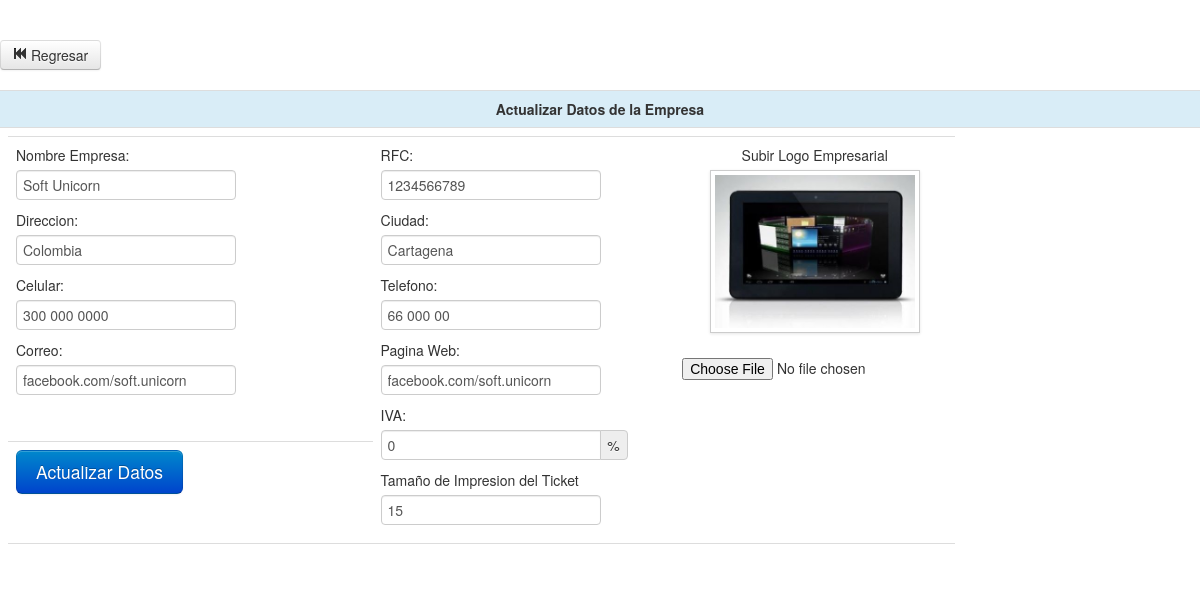
The page /dato_empresa.php (signed in) on the database its author committed.
### tables this page shows
CREATE TABLE IF NOT EXISTS `empresa` (
  `id` int(255) NOT NULL,
  `empresa` varchar(255) NOT NULL,
  `nit` varchar(255) NOT NULL,
  `direccion` varchar(255) NOT NULL,
  `ciudad` varchar(255) NOT NULL,
  `tel1` varchar(255) NOT NULL,
  `tel2` varchar(255) NOT NULL,
  `web` varchar(255) NOT NULL,
  `correo` varchar(255) NOT NULL,
  `iva` varchar(255) NOT NULL,
  `tamano` varchar(255) NOT NULL
);

### dato_empresa.php (the view, shortened to what this page needs)
<?php
			$can=mysql_query("SELECT * FROM empresa where id=1");
			if($dato=mysql_fetch_array($can)){
				$empresa=$dato['empresa'];
				$nit=$dato['nit'];
				$direccion=$dato['direccion'];
				$ciudad=$dato['ciudad'];
				$tel1=$dato['tel1'];
				$tel2=$dato['tel2'];
				$web=$dato['web'];
				$correo=$dato['correo'];
				$tamano=$dato['tamano'];
				if(empty($dato['iva'])){
					$iva="0";
				}else{
					$iva=$dato['iva'];
				}
			}
?>
<!DOCTYPE html>
<html lang="en">
<head>
    <link href="css/bootstrap.css" rel="stylesheet">
    <link href="css/bootstrap-responsive.css" rel="stylesheet">
    <link href="css/docs.css" rel="stylesheet">
    <link href="js/google-code-prettify/prettify.css" rel="stylesheet">
</head>
<body data-spy="scroll" data-target=".bs-docs-sidebar">
<button type="button" class="btn" onClick="window.location='empresa.php'"><i class="icon-fast-backward"></i> Regresar</li></ul></button><br><br>
<table width="80%" border="0" class="table">
  <tr class="info">
    <td><center><strong>Actualizar Datos de la Empresa</strong></center></td>
  </tr>
  <tr>
    <td>
         <form action="" method="post" enctype="multipart/form-data" name="form1">
          	<table width="80%" border="0">
              <tr>
                <td width="39%">
                  	<label for="textfield">Nombre Empresa: </label><input type="text" name="empresa" id="empresa" value="<?php echo $empresa; ?>" required>
                    <label for="textfield">Direccion: </label><input type="text" name="direccion" id="direccion" value="<?php echo $direccion; ?>">
                    <label for="textfield">Celular: </label><input type="text" name="celular" id="celular" value="<?php echo $tel2; ?>">
                    <label for="textfield">Correo: </label><input type="text" name="correo" id="correo" value="<?php echo $correo; ?>">
                </td>
                <td width="32%" rowspan="2">
                	<label for="textfield">RFC: </label>
                	<input type="text" name="nit" id="nit" value="<?php echo $nit; ?>" required>
                    <label for="textfield">Ciudad: </label><input type="text" name="ciudad" id="ciudad" value="<?php echo $ciudad; ?>">
                    <label for="textfield">Telefono: </label><input type="text" name="telefono" id="telefono" value="<?php echo $tel1 ?>">
                    <label for="textfield">Pagina Web: </label><input type="text" name="web" id="web" value="<?php echo $web; ?>">
                    <div class="input-append">
                   	 	<label for="textfield">IVA: </label><input type="number" min="0" max="100" name="iva" id="iva" value="<?php echo $iva; ?>">
                   	 	<span class="add-on">%</span>
                    </div><br>
                    <label>Tamaño de Impresion del Ticket</label>
                    <input type="number" min="0" max="100" name="tamano" id="tamano" value="<?php echo $tamano; ?>">
                </td>
                <td width="29%" rowspan="2">
                <center><label for="fileField">Subir Logo Empresarial</label></center>
                <center><img src="img/logo.png" width="200" height="200" class="img-polaroid"></center><br>
                <input type="file" name="imagen" id="imagen">
                </td>
              </tr>
              <tr>
                <td height="85" colspan="3"><button class="btn btn-large btn-primary" type="submit">Actualizar Datos</button></td>
              </tr>
              <tr>
                <td colspan="3">
                </td>
              </tr>
            </table>
          </form>
     </td>
  </tr>
</table>
</body>
</html>

### css/docs.css (style rules this page uses)
body { position: relative; padding-top: 40px; }

### rows shown on the page
empresa: empresa "Soft Unicorn", direccion "Colombia", celular "300 000 0000", correo "facebook.com/soft.unicorn", nit "1234566789", ciudad "Cartagena", telefono "66 000 00", web "facebook.com/soft.unicorn", iva "0", tamano "15"
